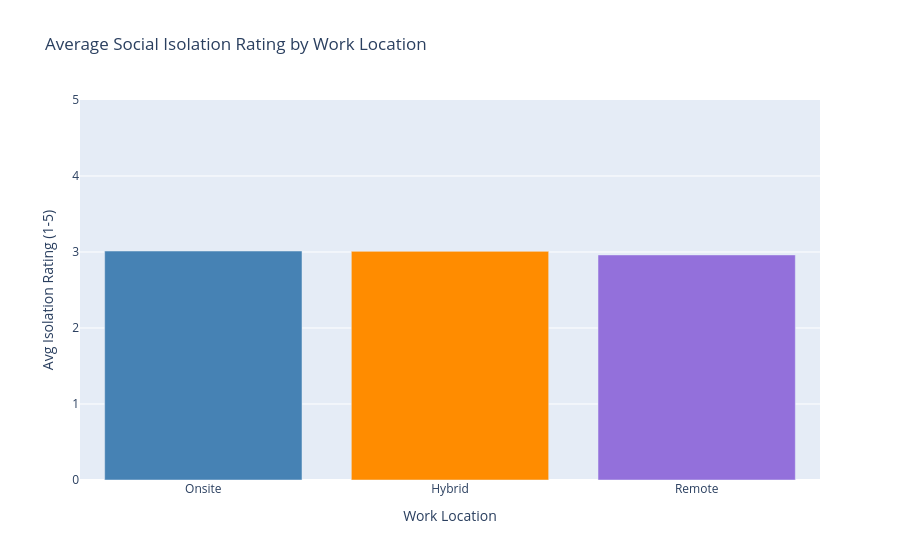

Write notebook code for a chart like this one.
### Markdown cell above
## 14. Create the second static Plotly figure

The second figure should add different but related evidence rather than repeat the first figure in another style.

### Code cell
# Calculate the average social isolation rating for each location
isolation_avg = analysis.groupby('Work_Location', as_index=False)['Social_Isolation_Rating'].mean()

isolation_fig = px.bar(
    isolation_avg,
    x="Work_Location",
    y="Social_Isolation_Rating",
    color="Work_Location",
    category_orders={"Work_Location": location_order},
    title="Average Social Isolation Rating by Work Location",
    labels={
        "Work_Location": "Work Location", 
        "Social_Isolation_Rating": "Avg Isolation Rating (1-5)"
    },
    color_discrete_map={"Onsite": "steelblue", "Hybrid": "darkorange", "Remote": "mediumpurple"}
)
# Lock the y axis to the max rating of 5
isolation_fig.update_layout(yaxis=dict(range=[0, 5]), showlegend=False)
isolation_fig.show()

### Figure 1 — Plotly figure (JSON) as saved in the notebook; plotly's stock layout.template omitted (floating-point values rounded to 4 significant figures)
{"data": [{"hovertemplate": "Work Location=%{x}<br>Avg Isolation Rating (1-5)=%{y}<extra></extra>", "legendgroup": "Onsite", "marker": {"color": "steelblue", "pattern": {"shape": ""}}, "name": "Onsite", "orientation": "v", "showlegend": true, "textposition": "auto", "type": "bar", "x": ["Onsite"], "xaxis": "x", "y": [3.013], "yaxis": "y"}, {"hovertemplate": "Work Location=%{x}<br>Avg Isolation Rating (1-5)=%{y}<extra></extra>", "legendgroup": "Hybrid", "marker": {"color": "darkorange", "pattern": {"shape": ""}}, "name": "Hybrid", "orientation": "v", "showlegend": true, "textposition": "auto", "type": "bar", "x": ["Hybrid"], "xaxis": "x", "y": [3.008], "yaxis": "y"}, {"hovertemplate": "Work Location=%{x}<br>Avg Isolation Rating (1-5)=%{y}<extra></extra>", "legendgroup": "Remote", "marker": {"color": "mediumpurple", "pattern": {"shape": ""}}, "name": "Remote", "orientation": "v", "showlegend": true, "textposition": "auto", "type": "bar", "x": ["Remote"], "xaxis": "x", "y": [2.961], "yaxis": "y"}], "layout": {"barmode": "relative", "legend": {"title": {"text": "Work Location"}, "tracegroupgap": 0}, "showlegend": false, "title": {"text": "Average Social Isolation Rating by Work Location"}, "xaxis": {"anchor": "y", "categoryarray": ["Onsite", "Hybrid", "Remote"], "categoryorder": "array", "domain": [0, 1], "title": {"text": "Work Location"}}, "yaxis": {"anchor": "x", "domain": [0, 1], "range": [0, 5], "title": {"text": "Avg Isolation Rating (1-5)"}}}}
